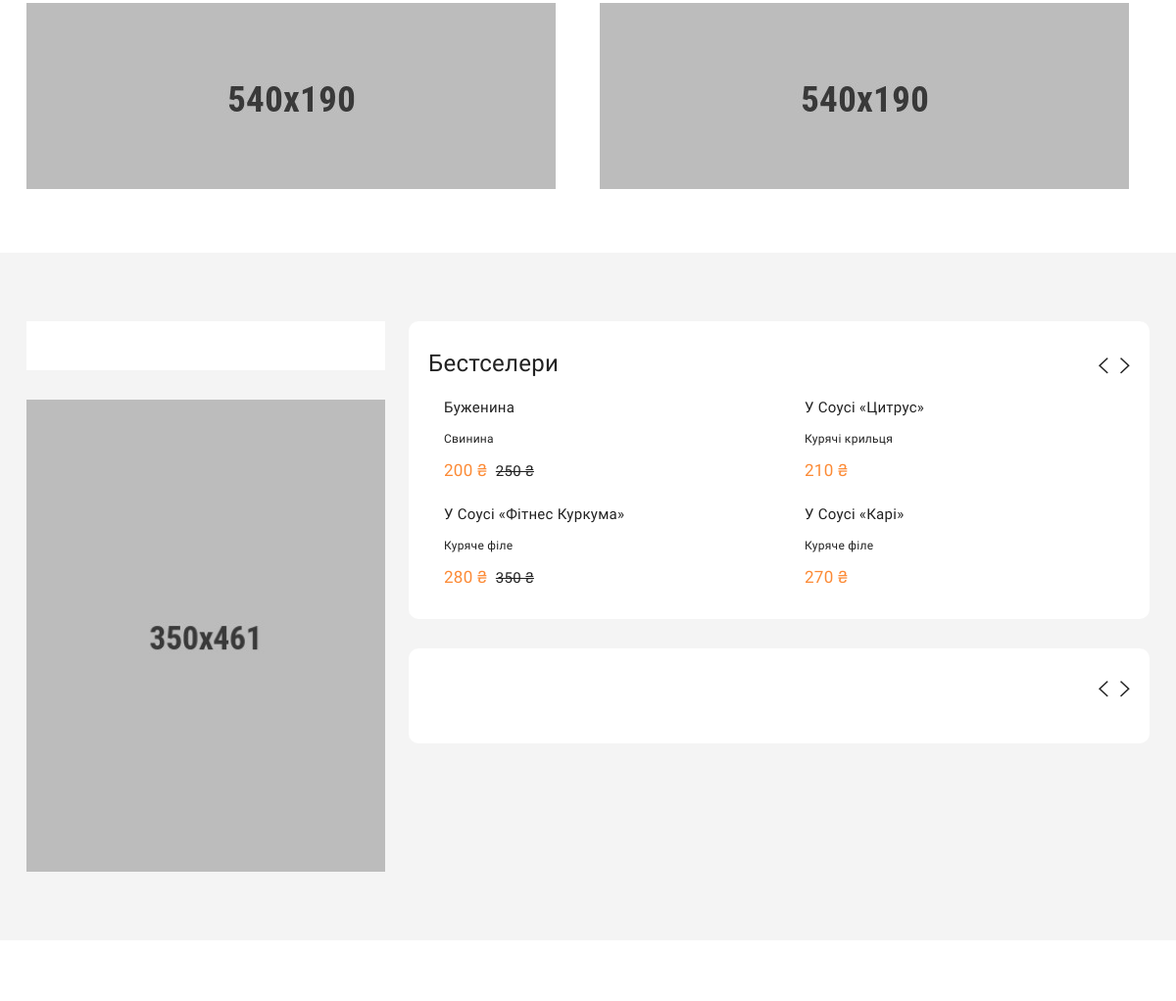
The app's page / (middle part), older data.
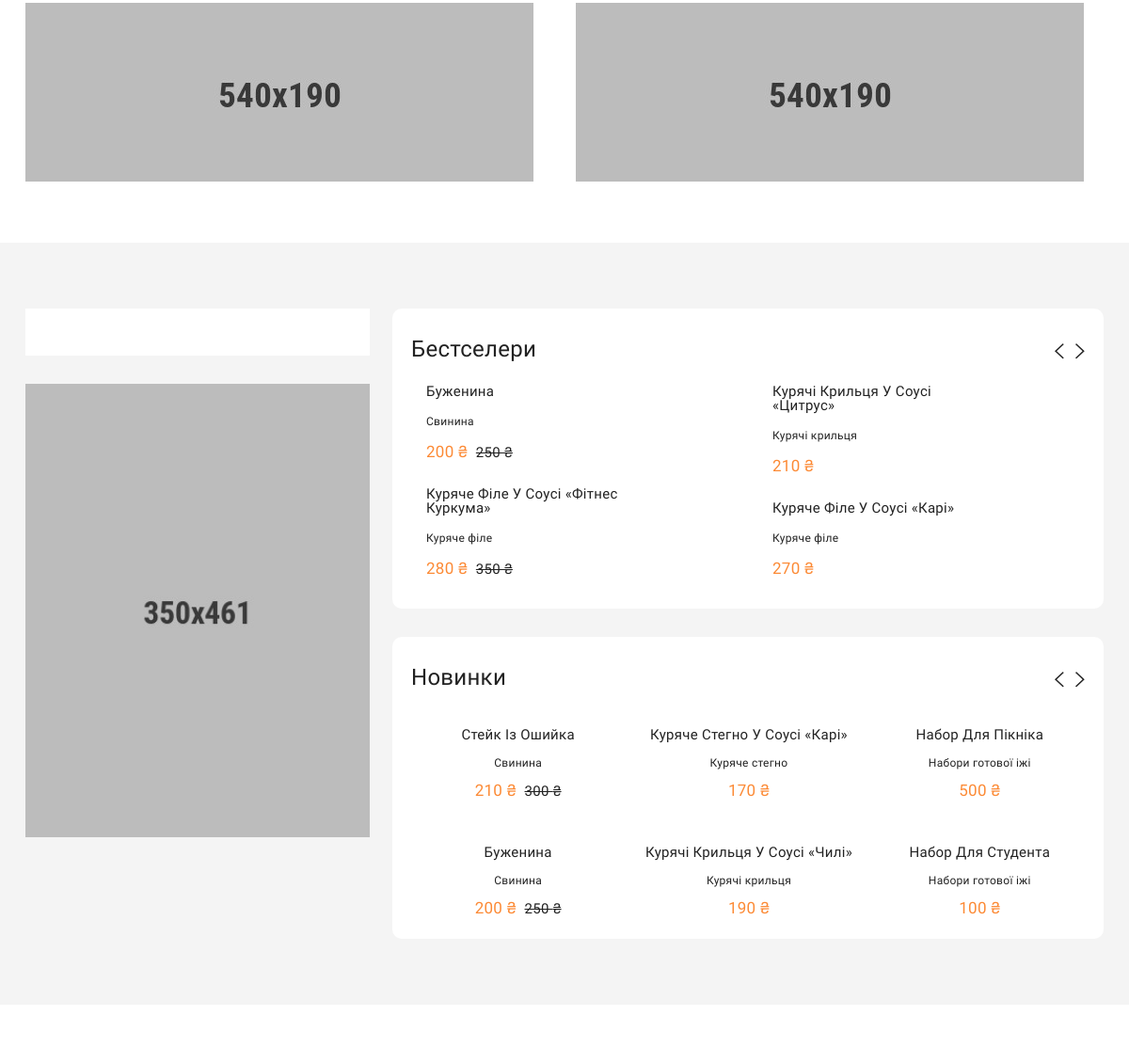
The same page, newer data.
### sales/models.py (models this page shows, shortened)
class BestSellers(models.Model):
    objects = models.Manager()
    title = models.ForeignKey(BlockTitle, on_delete=models.SET_NULL, null=True, verbose_name='Назва блоку')
    product_1 = models.ForeignKey(Product, related_name='product_1', on_delete=models.CASCADE, verbose_name='Товар 1')
    image_prod1_active = models.ImageField(upload_to='photos/bestsellers', verbose_name='Фото 1 (активне)')
    image_prod1 = models.ImageField(upload_to='photos/bestsellers', verbose_name='Фото 2')
    product_2 = models.ForeignKey(Product,  related_name='product_2', on_delete=models.CASCADE, verbose_name='Товар 2')
    image_prod2_active = models.ImageField(upload_to='photos/bestsellers', verbose_name='Фото 1 (активне)')
    image_prod2 = models.ImageField(upload_to='photos/bestsellers', verbose_name='Фото 2')
    class Meta:
        verbose_name = 'Бестселер'
        verbose_name_plural = 'Бестселери'

class BlockTitle(models.Model):
    objects = models.Manager()
    title = models.CharField(max_length=100, verbose_name='Назва блоку')
    class Meta:
        verbose_name = 'Блок'
        verbose_name_plural = 'Блоки'
    def __str__(self):
        return self.title

class NewProducts(models.Model):
    objects = models.Manager()
    title = models.ForeignKey(BlockTitle, on_delete=models.SET_NULL, null=True, verbose_name='Назва блоку')
    product_1 = models.ForeignKey(Product, related_name='new_product_1', on_delete=models.CASCADE, verbose_name='Товар 1')
    image_prod1_active = models.ImageField(upload_to='photos/new_products', verbose_name='Фото 1 (активне)')
    image_prod1 = models.ImageField(upload_to='photos/new_products', verbose_name='Фото 2')
    product_2 = models.ForeignKey(Product,  related_name='new_product_2', on_delete=models.CASCADE, verbose_name='Товар 2')
    image_prod2_active = models.ImageField(upload_to='photos/new_products', verbose_name='Фото 1 (активне)')
    image_prod2 = models.ImageField(upload_to='photos/new_products', verbose_name='Фото 2')
    class Meta:
        verbose_name = 'Новинка'
        verbose_name_plural = 'Новинки'

### store/models.py (models this page shows)
class Product(models.Model):
    objects = models.Manager()
    product_name = models.CharField(max_length=255, verbose_name='Найменування товару')
    slug = models.SlugField(max_length=255, unique=True)
    description = models.TextField(blank=True, verbose_name='Опис')
    price = models.IntegerField(verbose_name='Ціна')
    price_old = models.IntegerField(blank=True, null=True, verbose_name='Стара ціна')
    weight = models.DecimalField(max_digits=6, decimal_places=3, blank=True, null=True, verbose_name='Вага, кг')
    product_image = models.ImageField(upload_to='photos/products', verbose_name='Фото товару')
    is_available = models.BooleanField(default=True, verbose_name='Доступний')
    is_new = models.BooleanField(default=False, verbose_name='New')
    is_sale = models.BooleanField(default=False, verbose_name='Sale')
    created_date = models.DateTimeField(auto_now_add=True, verbose_name='Дата створення')
    modified_date = models.DateTimeField(auto_now=True, verbose_name='Дата змін')
    category = models.ForeignKey(Category, related_name='product', on_delete=models.CASCADE, verbose_name='Категорія')
    class Meta:
        verbose_name = 'Товар'
        verbose_name_plural = 'Товари'
        ordering = ('-created_date',)
    def __str__(self):
        return self.product_name
    def get_url(self):
        return reverse('product_details', args=[self.category.slug, self.slug])

### category/models.py (models this page shows)
class Category(models.Model):
    objects = models.Manager()
    category_name = models.CharField(max_length=100, unique=True, verbose_name='Найменування категорії')
    slug = models.SlugField(max_length=100, unique=True)
    description = models.TextField(blank=True, verbose_name='Опис')
    category_image = models.ImageField(upload_to='photos/categories', blank=True, verbose_name='Фото категорії')
    class Meta:
        verbose_name = 'Категорію'
        verbose_name_plural = 'Категорії'
    def __str__(self):
        return self.category_name
    def get_url(self):
        return reverse('products_by_category', args=[self.slug])

### sip/views.py (the view)
# urls.py: path('', views.HomePageView.as_view(), name='home'),
class HomePageView(TemplateView):
    template_name = 'sip/home.html'
    def get_context_data(self, **kwargs):
        context = super().get_context_data(**kwargs)
        context['benefits'] = Benefits.objects.all()
        context['bestsellers'] = BestSellers.objects.all()
        context['new_products'] = NewProducts.objects.all()
        context['popular_left'] = MostPopularLeft.objects.all()
        context['popular_center'] = MostPopularCenter.objects.all()
        context['popular_right'] = MostPopularRight.objects.all()
        context['partners'] = Partners.objects.all()
        context['week_offer_banners'] = WeekOfferBanner.objects.all()
        return context

### category/context_processor.py (called while the page is built)
def menu_links(request):
    category_links = Category.objects.all()
    product_links = [Product.objects.all().filter(category=category).order_by('created_date') for category in category_links]
    return dict(category_links=category_links, product_links=product_links)

### store/templatetags/get_index.py (called while the page is built)
@register.filter(name='get_index')
def get_index(my_list, i):
    return my_list[i]

### templates/sip/home.html (shortened to what this page needs)
{% extends 'sip/base.html' %} {% load static %} {% block content %}
<div class="banner_area banner3_col2">
  <div class="container">
    <div class="row">
      <div class="col-lg-6 col-md-6">
        <div class="single_banner">
          <div class="banner_thumb">
            <a href="shop.html"
              ><img src="{% static 'img/bg/banner10.jpg' %}" alt=""
            /></a>
          </div>
        </div>
      </div>
      <div class="col-lg-6 col-md-6">
        <div class="single_banner">
          <div class="banner_thumb">
            <a href="shop.html"
              ><img src="{% static 'img/bg/banner11.jpg' %}" alt=""
            /></a>
          </div>
        </div>
      </div>
    </div>
  </div>
</div>
<div class="home3_bg_area color_three">
  <div class="container">
    <div class="row">
      <div class="col-lg-4 col-md-5">
        <div class="productbg_right_left">
          <div class="deals_prodict_three">
            <div class="deals_prodict_inner3">
            </div>
          </div>
          <div class="banner_thumb">
            <a href="shop.html"
              ><img src="{% static 'img/bg/banner12.jpg' %}" alt=""
            /></a>
          </div>
        </div>
      </div>
      <div class="col-lg-8 col-md-7">
        <div class="productbg_right_side">
          <div class="small_product_inner3">
            <div class="section_title">
              <h2>{{ bestsellers.0.title }}</h2>
            </div>
            <div class="small_product_area product_carousel smallp_column2 owl-carousel">
            {% for item in bestsellers %}
              <div class="product_items">
                <article class="single_product">
                  <figure>
                    <figcaption class="product_content">
                      <h4 class="product_name">
                        <a href="{{ item.product_1.get_url }}">{{ item.product_1 }}</a>
                      </h4>
                      <p><a href="{{ item.product_1.category.get_url }}">{{ item.product_1.category }}</a></p>
                      <div class="price_box">
                        <span class="current_price">{{ item.product_1.price }} ₴</span>
                        {% if item.product_1.price_old %}
                        <span class="old_price">{{ item.product_1.price_old }} ₴</span>
                        {% endif %}
                      </div>
                    </figcaption>
                  </figure>
                </article>
                <article class="single_product">
                  <figure>
                    <figcaption class="product_content">
                      <h4 class="product_name">
                        <a href="{{ item.product_2.get_url }}">{{ item.product_2 }}</a>
                      </h4>
                      <p><a href="{{ item.product_2.category.get_url }}">{{ item.product_2.category }}</a></p>
                      <div class="price_box">
                        <span class="current_price">{{ item.product_2.price }} ₴</span>
                        {% if item.product_2.price_old %}
                        <span class="old_price">{{ item.product_2.price_old }} ₴</span>
                        {% endif %}
                      </div>
                    </figcaption>
                  </figure>
                </article>
              </div>
              {% endfor %}
            </div>
          </div>
          <div class="product_conatiner3">
            <div class="section_title">
              <h2>{{ new_products.0.title }}</h2>
            </div>
            <div class="product_carousel product3_column3 owl-carousel">
            {% for item in new_products %}
              <div class="product_items">
                <article class="single_product">
                  <figure>
                    <figcaption class="product_content">
                      <h4 class="product_name">
                        <a href="{{ item.product_1.get_url }}">{{ item.product_1 }}</a>
                      </h4>
                      <p><a href="{{ item.product_1.category.get_url }}">{{ item.product_1.category }}</a></p>
                      <div class="price_box">
                        <span class="current_price">{{ item.product_1.price }} ₴</span>
                        {% if item.product_1.price_old %}
                        <span class="old_price">{{ item.product_1.price_old }} ₴</span>
                        {% endif %}
                      </div>
                    </figcaption>
                  </figure>
                </article>
                <article class="single_product">
                  <figure>
                    <figcaption class="product_content">
                      <h4 class="product_name">
                        <a href="{{ item.product_2.get_url }}">{{ item.product_2 }}</a>
                      </h4>
                      <p><a href="{{ item.product_2.category.get_url }}">{{ item.product_2.category }}</a></p>
                      <div class="price_box">
                        <span class="current_price">{{ item.product_2.price }} ₴</span>
                        {% if item.product_2.price_old %}
                        <span class="old_price">{{ item.product_2.price_old }} ₴</span>
                        {% endif %}
                      </div>
                    </figcaption>
                  </figure>
                </article>
              </div>
            {% endfor %}
            </div>
          </div>
        </div>
      </div>
    </div>
  </div>
</div>
{% endblock %}

### templates/sip/base.html (shortened to what this page needs)
{% load static %}
<!DOCTYPE html>
<html class="no-js" lang="uk">
  <head>
    <link rel="stylesheet" href="{% static 'css/bootstrap.min.css' %}" />
    <link rel="stylesheet" href="{% static 'css/owl.carousel.min.css' %}" />
    <link rel="stylesheet" href="{% static 'css/slick.css' %}" />
    <link rel="stylesheet" href="{% static 'css/magnific-popup.css' %}" />
    <link rel="stylesheet" href="{% static 'css/font.awesome.css' %}" />
    <link rel="stylesheet" href="{% static 'css/ionicons.min.css' %}" />
    <link rel="stylesheet" href="{% static 'css/linearicons.css' %}" />
    <link rel="stylesheet" href="{% static 'css/animate.css' %}" />
    <link rel="stylesheet" href="{% static 'css/jquery-ui.min.css' %}" />
    <link rel="stylesheet" href="{% static 'css/slinky.menu.css' %}" />
    <link rel="stylesheet" href="{% static 'css/plugins.css' %}" />
    <link rel="stylesheet" href="{% static 'css/style.css' %}" />
  </head>
  <body>
  {% block content %}{% endblock %}
  </body>
  </html>

### templates/includes/navbar.html (shortened to what this page needs)
{% load static %} {% load get_index %}

### templates/includes/footer.html (shortened to what this page needs)
{% load static %}

Row changes from the older to the newer data that the page shows:
changed through a linked row, BestSellers "Буженина": product_2 "У Соусі «Фітнес Куркума»" → "Куряче Філе У Соусі «Фітнес Куркума»"
changed through a linked row, BestSellers "Курячі крильця": product_1 "У Соусі «Цитрус»" → "Курячі Крильця У Соусі «Цитрус»"; product_2 "У Соусі «Карі»" → "Куряче Філе У Соусі «Карі»"
added NewProducts: title.title "Новинки", product_1 "Стейк Із Ошийка", product_1.category "Свинина", product_1.price "210", product_1.price_old "300", product_2 "Буженина", product_2.category "Свинина", product_2.price "200", product_2.price_old "250"
added NewProducts: product_1 "Куряче Стегно У Соусі «Карі»", product_1.category "Куряче стегно", product_1.price "170", product_2 "Курячі Крильця У Соусі «Чилі»", product_2.category "Курячі крильця", product_2.price "190"
added NewProducts: product_1 "Набор Для Пікніка", product_1.category "Набори готової іжі", product_1.price "500", product_2 "Набор Для Студента", product_2.category "Набори готової іжі", product_2.price "100"
